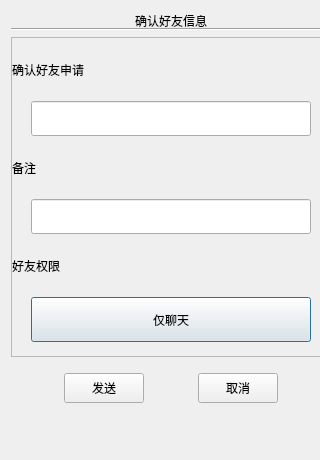
<?xml version="1.0" encoding="UTF-8"?>
<ui version="4.0">
 <class>AuthenFriend</class>
 <widget class="QDialog" name="AuthenFriend">
  <property name="geometry">
   <rect>
    <x>0</x>
    <y>0</y>
    <width>320</width>
    <height>460</height>
   </rect>
  </property>
  <property name="minimumSize">
   <size>
    <width>320</width>
    <height>460</height>
   </size>
  </property>
  <property name="maximumSize">
   <size>
    <width>320</width>
    <height>460</height>
   </size>
  </property>
  <property name="windowTitle">
   <string>Dialog</string>
  </property>
  <layout class="QVBoxLayout" name="verticalLayout">
   <item>
    <widget class="QWidget" name="widget_3" native="true">
     <property name="minimumSize">
      <size>
       <width>320</width>
       <height>20</height>
      </size>
     </property>
     <property name="maximumSize">
      <size>
       <width>320</width>
       <height>20</height>
      </size>
     </property>
     <layout class="QVBoxLayout" name="verticalLayout_4">
      <property name="spacing">
       <number>0</number>
      </property>
      <property name="leftMargin">
       <number>0</number>
      </property>
      <property name="topMargin">
       <number>0</number>
      </property>
      <property name="rightMargin">
       <number>0</number>
      </property>
      <property name="bottomMargin">
       <number>0</number>
      </property>
      <item>
       <widget class="QLabel" name="label">
        <property name="minimumSize">
         <size>
          <width>320</width>
          <height>20</height>
         </size>
        </property>
        <property name="maximumSize">
         <size>
          <width>320</width>
          <height>20</height>
         </size>
        </property>
        <property name="text">
         <string>确认好友信息</string>
        </property>
        <property name="alignment">
         <set>Qt::AlignmentFlag::AlignCenter</set>
        </property>
       </widget>
      </item>
      <item>
       <widget class="Line" name="line">
        <property name="orientation">
         <enum>Qt::Orientation::Horizontal</enum>
        </property>
       </widget>
      </item>
     </layout>
    </widget>
   </item>
   <item>
    <widget class="QScrollArea" name="scrollArea">
     <property name="minimumSize">
      <size>
       <width>320</width>
       <height>320</height>
      </size>
     </property>
     <property name="maximumSize">
      <size>
       <width>320</width>
       <height>320</height>
      </size>
     </property>
     <property name="widgetResizable">
      <bool>true</bool>
     </property>
     <widget class="QWidget" name="scrollcontent">
      <property name="geometry">
       <rect>
        <x>0</x>
        <y>0</y>
        <width>318</width>
        <height>318</height>
       </rect>
      </property>
      <property name="minimumSize">
       <size>
        <width>318</width>
        <height>318</height>
       </size>
      </property>
      <property name="maximumSize">
       <size>
        <width>318</width>
        <height>318</height>
       </size>
      </property>
      <property name="autoFillBackground">
       <bool>true</bool>
      </property>
      <layout class="QVBoxLayout" name="verticalLayout_2">
       <property name="spacing">
        <number>0</number>
       </property>
       <property name="leftMargin">
        <number>0</number>
       </property>
       <property name="topMargin">
        <number>0</number>
       </property>
       <property name="rightMargin">
        <number>0</number>
       </property>
       <property name="bottomMargin">
        <number>0</number>
       </property>
       <item>
        <widget class="QWidget" name="widget" native="true">
         <property name="minimumSize">
          <size>
           <width>318</width>
           <height>318</height>
          </size>
         </property>
         <property name="maximumSize">
          <size>
           <width>318</width>
           <height>16777215</height>
          </size>
         </property>
         <layout class="QVBoxLayout" name="verticalLayout_3">
          <property name="spacing">
           <number>0</number>
          </property>
          <property name="leftMargin">
           <number>0</number>
          </property>
          <property name="topMargin">
           <number>0</number>
          </property>
          <property name="rightMargin">
           <number>0</number>
          </property>
          <property name="bottomMargin">
           <number>0</number>
          </property>
          <item>
           <widget class="QLabel" name="label_2">
            <property name="minimumSize">
             <size>
              <width>300</width>
              <height>35</height>
             </size>
            </property>
            <property name="maximumSize">
             <size>
              <width>300</width>
              <height>35</height>
             </size>
            </property>
            <property name="text">
             <string>确认好友申请</string>
            </property>
           </widget>
          </item>
          <item>
           <widget class="QWidget" name="widget_2" native="true">
            <property name="minimumSize">
             <size>
              <width>318</width>
              <height>35</height>
             </size>
            </property>
            <property name="maximumSize">
             <size>
              <width>300</width>
              <height>35</height>
             </size>
            </property>
            <layout class="QHBoxLayout" name="horizontalLayout_2">
             <property name="spacing">
              <number>0</number>
             </property>
             <property name="leftMargin">
              <number>0</number>
             </property>
             <property name="topMargin">
              <number>0</number>
             </property>
             <property name="rightMargin">
              <number>0</number>
             </property>
             <property name="bottomMargin">
              <number>0</number>
             </property>
             <item>
              <widget class="CustomizeEdit" name="name_edit">
               <property name="sizePolicy">
                <sizepolicy hsizetype="Preferred" vsizetype="Preferred">
                 <horstretch>0</horstretch>
                 <verstretch>0</verstretch>
                </sizepolicy>
               </property>
               <property name="minimumSize">
                <size>
                 <width>280</width>
                 <height>35</height>
                </size>
               </property>
               <property name="maximumSize">
                <size>
                 <width>280</width>
                 <height>35</height>
                </size>
               </property>
              </widget>
             </item>
            </layout>
           </widget>
          </item>
          <item>
           <widget class="QLabel" name="label_3">
            <property name="minimumSize">
             <size>
              <width>300</width>
              <height>35</height>
             </size>
            </property>
            <property name="maximumSize">
             <size>
              <width>300</width>
              <height>35</height>
             </size>
            </property>
            <property name="text">
             <string>备注</string>
            </property>
           </widget>
          </item>
          <item>
           <widget class="QWidget" name="widget_4" native="true">
            <property name="minimumSize">
             <size>
              <width>318</width>
              <height>35</height>
             </size>
            </property>
            <property name="maximumSize">
             <size>
              <width>300</width>
              <height>35</height>
             </size>
            </property>
            <layout class="QHBoxLayout" name="horizontalLayout_3">
             <property name="spacing">
              <number>0</number>
             </property>
             <property name="leftMargin">
              <number>0</number>
             </property>
             <property name="topMargin">
              <number>0</number>
             </property>
             <property name="rightMargin">
              <number>0</number>
             </property>
             <property name="bottomMargin">
              <number>0</number>
             </property>
             <item>
              <widget class="CustomizeEdit" name="memoname_edit">
               <property name="sizePolicy">
                <sizepolicy hsizetype="Preferred" vsizetype="Preferred">
                 <horstretch>0</horstretch>
                 <verstretch>0</verstretch>
                </sizepolicy>
               </property>
               <property name="minimumSize">
                <size>
                 <width>280</width>
                 <height>35</height>
                </size>
               </property>
               <property name="maximumSize">
                <size>
                 <width>280</width>
                 <height>35</height>
                </size>
               </property>
              </widget>
             </item>
            </layout>
           </widget>
          </item>
          <item>
           <widget class="QLabel" name="label_4">
            <property name="minimumSize">
             <size>
              <width>300</width>
              <height>35</height>
             </size>
            </property>
            <property name="maximumSize">
             <size>
              <width>300</width>
              <height>35</height>
             </size>
            </property>
            <property name="text">
             <string>好友权限</string>
            </property>
           </widget>
          </item>
          <item>
           <widget class="QWidget" name="widget_5" native="true">
            <property name="minimumSize">
             <size>
              <width>318</width>
              <height>45</height>
             </size>
            </property>
            <property name="maximumSize">
             <size>
              <width>300</width>
              <height>45</height>
             </size>
            </property>
            <layout class="QHBoxLayout" name="horizontalLayout_4">
             <property name="spacing">
              <number>0</number>
             </property>
             <property name="leftMargin">
              <number>0</number>
             </property>
             <property name="topMargin">
              <number>0</number>
             </property>
             <property name="rightMargin">
              <number>0</number>
             </property>
             <property name="bottomMargin">
              <number>0</number>
             </property>
             <item>
              <widget class="QPushButton" name="pushButton_3">
               <property name="minimumSize">
                <size>
                 <width>280</width>
                 <height>45</height>
                </size>
               </property>
               <property name="maximumSize">
                <size>
                 <width>280</width>
                 <height>45</height>
                </size>
               </property>
               <property name="text">
                <string>仅聊天</string>
               </property>
              </widget>
             </item>
            </layout>
           </widget>
          </item>
         </layout>
        </widget>
       </item>
      </layout>
     </widget>
    </widget>
   </item>
   <item>
    <widget class="QWidget" name="authen_sure_wid" native="true">
     <property name="minimumSize">
      <size>
       <width>320</width>
       <height>50</height>
      </size>
     </property>
     <property name="maximumSize">
      <size>
       <width>320</width>
       <height>16777215</height>
      </size>
     </property>
     <layout class="QHBoxLayout" name="horizontalLayout">
      <property name="spacing">
       <number>0</number>
      </property>
      <property name="leftMargin">
       <number>0</number>
      </property>
      <property name="topMargin">
       <number>0</number>
      </property>
      <property name="rightMargin">
       <number>0</number>
      </property>
      <property name="bottomMargin">
       <number>0</number>
      </property>
      <item>
       <spacer name="horizontalSpacer">
        <property name="orientation">
         <enum>Qt::Orientation::Horizontal</enum>
        </property>
        <property name="sizeHint" stdset="0">
         <size>
          <width>40</width>
          <height>20</height>
         </size>
        </property>
       </spacer>
      </item>
      <item>
       <widget class="QPushButton" name="sure_btn">
        <property name="minimumSize">
         <size>
          <width>80</width>
          <height>30</height>
         </size>
        </property>
        <property name="maximumSize">
         <size>
          <width>80</width>
          <height>30</height>
         </size>
        </property>
        <property name="text">
         <string>发送</string>
        </property>
       </widget>
      </item>
      <item>
       <spacer name="horizontalSpacer_2">
        <property name="orientation">
         <enum>Qt::Orientation::Horizontal</enum>
        </property>
        <property name="sizeHint" stdset="0">
         <size>
          <width>40</width>
          <height>20</height>
         </size>
        </property>
       </spacer>
      </item>
      <item>
       <widget class="QPushButton" name="cancel_btn">
        <property name="minimumSize">
         <size>
          <width>80</width>
          <height>30</height>
         </size>
        </property>
        <property name="maximumSize">
         <size>
          <width>80</width>
          <height>30</height>
         </size>
        </property>
        <property name="text">
         <string>取消</string>
        </property>
       </widget>
      </item>
      <item>
       <spacer name="horizontalSpacer_3">
        <property name="orientation">
         <enum>Qt::Orientation::Horizontal</enum>
        </property>
        <property name="sizeHint" stdset="0">
         <size>
          <width>40</width>
          <height>20</height>
         </size>
        </property>
       </spacer>
      </item>
     </layout>
    </widget>
   </item>
   <item>
    <spacer name="verticalSpacer_2">
     <property name="orientation">
      <enum>Qt::Orientation::Vertical</enum>
     </property>
     <property name="sizeType">
      <enum>QSizePolicy::Policy::Expanding</enum>
     </property>
     <property name="sizeHint" stdset="0">
      <size>
       <width>20</width>
       <height>43</height>
      </size>
     </property>
    </spacer>
   </item>
  </layout>
 </widget>
 <customwidgets>
  <customwidget>
   <class>CustomizeEdit</class>
   <extends>QLineEdit</extends>
   <header location="global">customizeedit.h</header>
  </customwidget>
 </customwidgets>
 <resources/>
 <connections/>
</ui>
